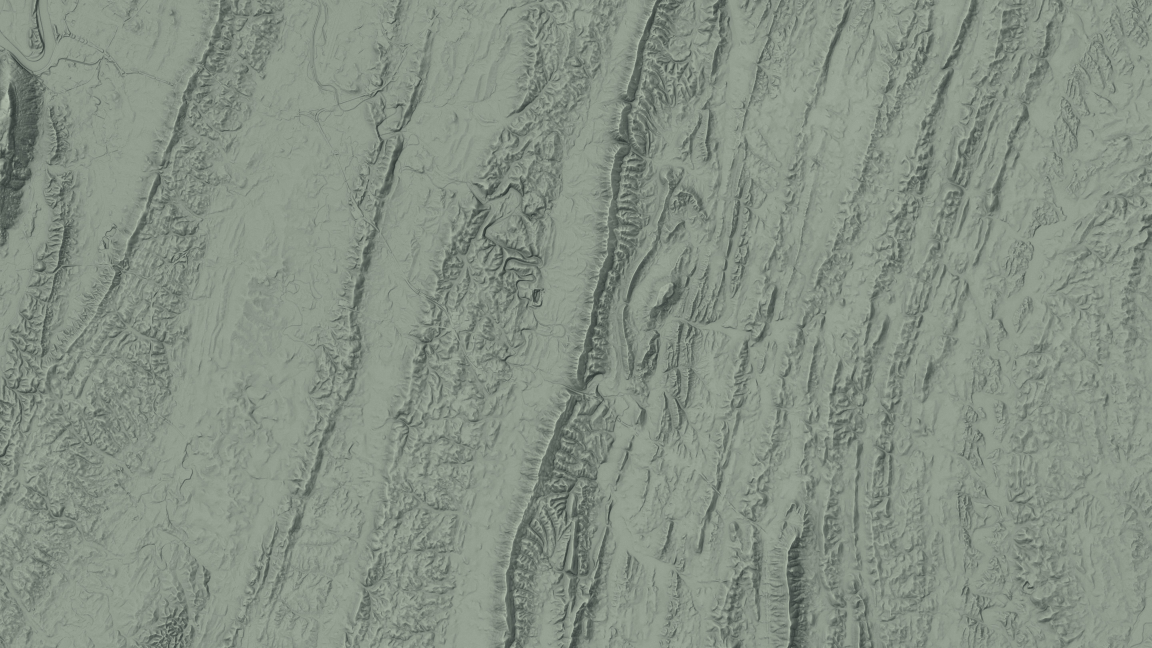
#> input picture cleburne/assets/ringgold_hd_lift_plain.jpg, 5760 x 3240 px, given in place of wx_drift_S01_17.8.jpg, which was not available (shown at 1/5 size)
$ python drift_sheet.py ../../cleburne/assets/ringgold_hd_lift_plain.jpg ../../cleburne/assets/tunnel_hd_lift_plain.jpg
#> lines starting #> are read from the running program, lines starting #| are printed output that depends on the picture
"""Drift-check sheet: 6 rows; columns = this film | Jackson v4 (critics/jackson_ref/) | the owner-approved 3D tests (gm3d clip v6/v8, troops v13/v14).
Grand Maneuver frames: the owner's Gofile (0clSF4KK) was expired on 2026-11-26, so GM is compared through research/competitors_top20/grand_maneuver/GM_STUDY.md
(any GM frame sheet would stay in /tmp: never commit GM frames).
usage: python3 washington/tools/drift_sheet.py RENDER_DIR ROUND   -> washington/critics/drift_round<ROUND>.jpg"""
import subprocess, sys, os
from PIL import Image, ImageDraw, ImageFont
RD, RN = sys.argv[1], sys.argv[2]
V = "/home/user/battle-maps/washington"; J = f"{V}/critics/jackson_ref"
F = ImageFont.truetype(f"{V}/tools/oswald-latin-700-normal.ttf", 22)
R = "/home/user/battle-maps"
CLIP6, CLIP8 = f"{R}/research/style_tests/gm3d/clip/gm3d_clip_v6_share.mp4", f"{R}/research/style_tests/gm3d/clip/gm3d_clip_v8_share.mp4"
TR14 = f"{R}/vicksburg/troops_test_v14_share.mp4"
PAIRS = [  # (our scene, t, Jackson still, approved test (video, t), what to compare)
    ("S01", 17.8, "J_S01_18.jpg", (CLIP6, 16.5), "hook: first view after the cloud dive"),
    ("S01", 54.8, "J_S01_66.jpg", (CLIP8, 12.2), "name slam: 3D gold title + banner"),
    ("S03", 128.5, "J_S03_124.jpg", (CLIP8, 60.5), "move 1 result card (ledger)"),
    ("S07", 70.0, "J_S05_70.jpg", (TR14, 40.0), "battle: line blocks, volleys, smoke"),
    ("S05", 148.0, "J_S07_150.jpg", (CLIP8, 35.2), "method card (letter)"),
    ("S08", 41.0, "J_S08_55.jpg", (CLIP8, 3.0), "ending: final cards / wide map"),
]
W, H = 960, 540
sheet = Image.new("RGB", (3 * W + 40, len(PAIRS) * (H + 40) + 10), (20, 20, 20)); d = ImageDraw.Draw(sheet)
#> after `sheet = Image.new('RGB', (3 * W + 40, len(PAIRS) * (H + 40) + 10), (20`: sheet: PIL image 2920x3490 RGB; every value is 20
for i, (s, t, jf, (tv, tt), what) in enumerate(PAIRS):
    tmp = f"/tmp/wx_drift_{s}_{t}.jpg"
    subprocess.run(["ffmpeg", "-v", "error", "-y", "-ss", str(t), "-i", f"{RD}/{s}.mp4", "-frames:v", "1", "-vf", f"scale={W}:{H}", tmp], check=True)
#> (this line was passed over: subprocess is not available in this run)
    y = i * (H + 40) + 40
    sheet.paste(Image.open(tmp).convert("RGB").resize((W, H)), (10, y)); sheet.paste(Image.open(f"{J}/{jf}").convert("RGB").resize((W, H)), (W + 20, y))
#> after `sheet.paste(Image.open(tmp).convert('RGB').resize((W, H)), (10, y))`:
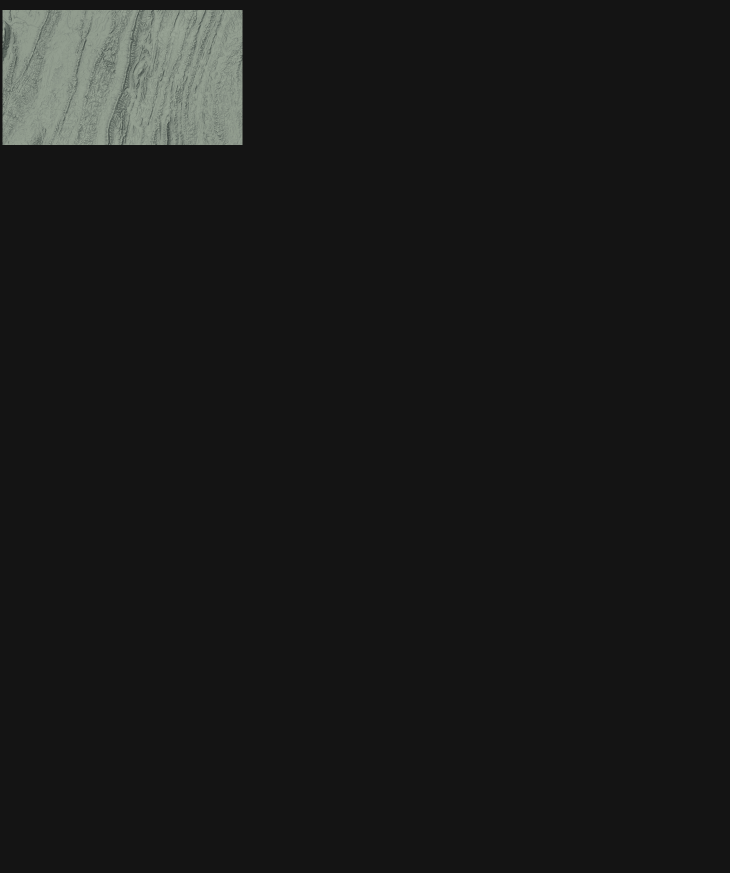
#> sheet: PIL image 2920x3490 RGB (shown at 1/4 size); mean R, G, B 25.8, 26.3, 25.7
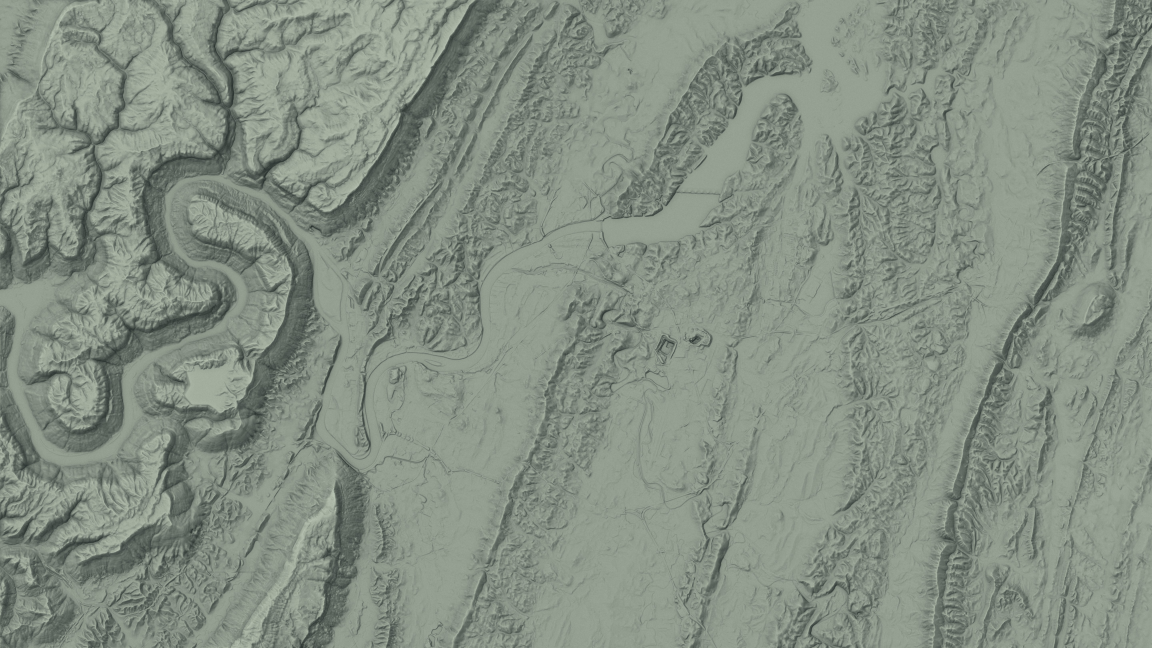
#> input picture cleburne/assets/tunnel_hd_lift_plain.jpg, 5760 x 3240 px, given in place of J_S01_18.jpg, which was not available (shown at 1/5 size)
#> after `sheet.paste(Image.open(f'{J}/{jf}').convert('RGB').resize((W, H)), (W `:
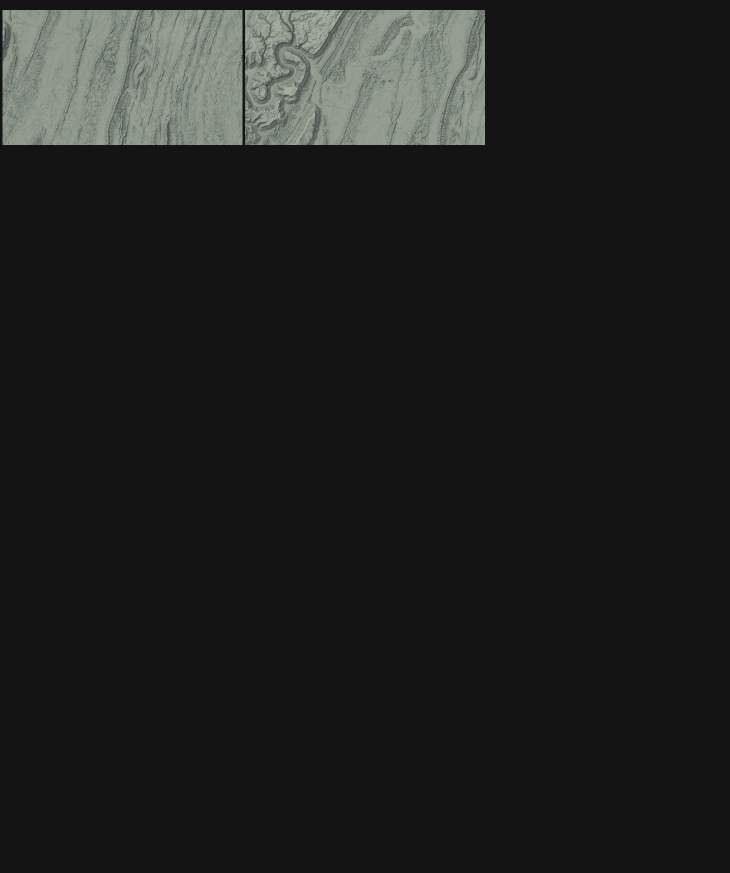
#> sheet: PIL image 2920x3490 RGB (shown at 1/4 size); mean R, G, B 31.5, 32.6, 31.4
    d.text((10, y - 32), f"WASHINGTON {s} @ {t}s  -  {what}", fill=(240, 220, 160), font=F)
    d.text((W + 20, y - 32), f"JACKSON v4 {jf[:-4]}", fill=(170, 200, 240), font=F)
    tmp2 = f"/tmp/wx_drift_test_{i}.jpg"
    subprocess.run(["ffmpeg", "-v", "error", "-y", "-ss", str(tt), "-i", tv, "-frames:v", "1", "-vf", f"scale={W}:{H}", tmp2], check=True)
#> (this line was passed over: subprocess is not available in this run)
    sheet.paste(Image.open(tmp2).convert("RGB").resize((W, H)), (2 * W + 30, y))
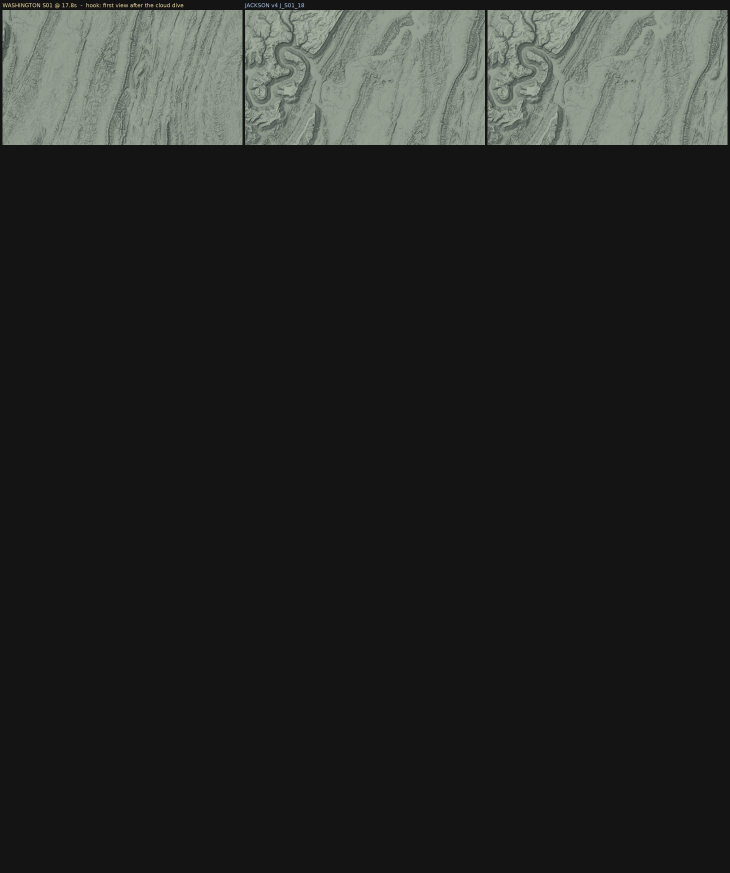
#> sheet: PIL image 2920x3490 RGB (shown at 1/4 size); mean R, G, B 37.3, 38.9, 37.1
#> (the run stopped early here; a loop or call above may not have finished)
